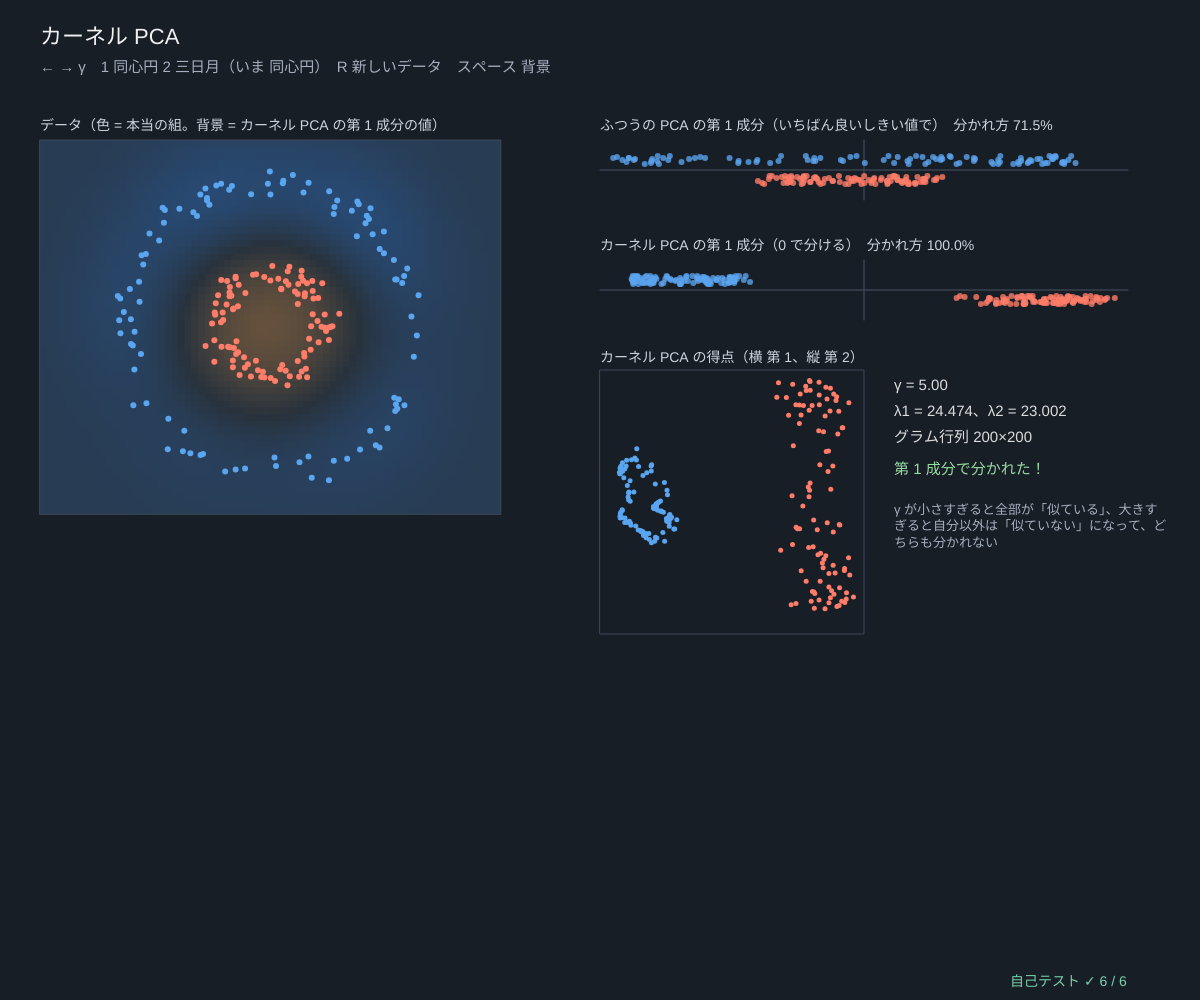
Frame 1 (no input)
Frame 60 (no input): identical to frame 1, image omitted
Frame 120 (the mouse pressed at the canvas centre since frame 60): identical to frame 1, image omitted

The p5.js sketch that drew this single still picture (run headless with seeded random() and noise() and a simulated clock; from frame 60 on, the mouse is pressed at the canvas centre):

// p5.js sketch
// ── sketch.js
// ============================================
// 11 カーネル PCA ─ まっすぐな軸では分けられないデータを、「似ている度」の行列で PCA する
// 同心円（内側と外側）は、どの直線に射影しても混ざってしまう → ふつうの PCA では分かれない
//   RBF カーネル k(x, y) = exp(−γ ‖x − y‖²)（近いほど 1、遠いほど 0）で n×n のグラム行列 K を作り、
//   特徴空間で中心化 Kc = K − 1K − K1 + 1K1 してから固有ベクトル α を求める（部分空間反復法）。第 k 成分の得点 = √λ_k α_k
//   γ がちょうどよいと、第 1 成分だけで内側と外側が分かれる。背景の色 = 平面の各点の第 1 成分の値
// ← → γ（カーネルの幅）/ 1 同心円 2 三日月 / R 新しいデータ / スペース 背景の表示
// ============================================

const NPTS = 200;                      // ★ 点の数（グラム行列は NPTS×NPTS）
let rowMeanK = [], gam = 5, dataKind = 1, seedD = 11, pts = [], labs = [], kp = null, linS = [], bgImg = null, showBg = true, accK = 0, accL = 0;   // ★ gam = γ

function setup() { createCanvas(windowWidth, windowHeight); textWrap(CHAR); pixelDensity(1); selfTest(); rebuild(); }
function rebuild() {
  seedRng(seedD); let D = dataKind === 1 ? makeCircles(NPTS, 0.05) : makeMoons(NPTS, 0.06); pts = D.map((d) => d.p); labs = D.map((d) => d.lab);
  let lin = jacobiEigen(covMatrix(pts)); linS = projectData(pts, colMeans(pts), lin.vecs, 1).map((s) => s[0]);
  recompute();
}
// ★ γ を変えたら計算し直す（毎フレームではなく）
function recompute() {
  kp = kernelPCA(pts, gam, 2); rowMeanK = rbfGram(pts, gam).map((r) => r.reduce((a, b) => a + b, 0) / r.length); accK = signAccuracy(kp.comps[0], labs); accL = splitAccuracy(linS, labs);
  bgImg = makeBg(70, 56);
}
// 新しい点 x の第 1 成分 = Σ_i α_i k~(x, x_i) / √λ（k~ = 中心化したカーネル）
function kpcaScore(x, comp) {
  let n = pts.length, kx = pts.map((p) => Math.exp(-gam * ((p[0] - x[0]) ** 2 + (p[1] - x[1]) ** 2))), mx = kx.reduce((s, v) => s + v, 0) / n;
  let sq = Math.sqrt(Math.max(kp.vals[comp], 1e-300)), s = 0;
  for (let i = 0; i < n; i++) s += (kp.comps[comp][i] / sq) * (kx[i] - mx - rowMeanK[i]);   // k~ = k − (x の行の平均) − (x_i の行の平均) + 全体の平均（最後の項は Σα = 0 で消える）
  return s / sq;
}
function makeBg(gw, gh) {
  let img = createImage(gw, gh), vals = [], m = 1e-9; img.loadPixels();
  for (let j = 0; j < gh; j++) for (let i = 0; i < gw; i++) { let v = kpcaScore([-1.6 + (3.2 * i) / (gw - 1), 1.3 - (2.6 * j) / (gh - 1)], 0); vals.push(v); m = Math.max(m, Math.abs(v)); }
  vals.forEach((v, k) => { let t = clampv(v / m, -1, 1); img.pixels[4 * k] = t > 0 ? 40 + 60 * t : 40; img.pixels[4 * k + 1] = 50 + 30 * Math.abs(t); img.pixels[4 * k + 2] = t < 0 ? 60 - 70 * t : 60; img.pixels[4 * k + 3] = 255; });
  img.updatePixels(); return img;
}
function strip(vals, x, y, w, title, acc) {   // 1 次元に並べて、ラベルの色で
  let m = Math.max(...vals.map(Math.abs), 1e-12);
  stroke(70, 82, 98); strokeWeight(1); line(x, y, x + w, y); line(x + w / 2, y - 30, x + w / 2, y + 30);
  noStroke(); vals.forEach((v, i) => { fill(labs[i] ? color(255, 125, 105, 200) : color(90, 165, 240, 200)); circle(x + w / 2 + (v / m) * (w / 2) * 0.95, y + (labs[i] ? 10 : -10) + ((i * 7) % 9) - 4, 6); });
  fill(205, 212, 222); textSize(14); textAlign(LEFT, BASELINE); text(title + '　分かれ方 ' + fmtN(100 * acc, 1) + '%', x, y - 40);
}

function draw() {
  background(24, 30, 38);
  let s = Math.min(width * 0.12, height * 0.2), cx = 40 + 1.6 * s, cy = 140 + 1.3 * s;
  if (showBg && bgImg) { noSmooth(); image(bgImg, cx - 1.6 * s, cy - 1.3 * s, 3.2 * s, 2.6 * s); smooth(); }
  stroke(60, 72, 88); noFill(); rect(cx - 1.6 * s, cy - 1.3 * s, 3.2 * s, 2.6 * s);
  noStroke(); pts.forEach((p, i) => { fill(labs[i] ? color(255, 125, 105) : color(90, 165, 240)); circle(cx + p[0] * s, cy - p[1] * s, 6); });
  fill(205, 212, 222); textSize(14); textAlign(LEFT, BASELINE); text('データ（色 = 本当の組。背景 = カーネル PCA の第 1 成分の値）', cx - 1.6 * s, cy - 1.3 * s - 10);
  // ---- 1 次元に射影して比べる
  let x = width * 0.5, w = width * 0.44;
  strip(linS, x, 170, w, 'ふつうの PCA の第 1 成分（いちばん良いしきい値で）', accL);
  strip(kp.comps[0], x, 290, w, 'カーネル PCA の第 1 成分（0 で分ける）', accK);
  // ---- カーネル PCA の第 1・第 2 成分
  let g = { x: x, y: 370, w: w * 0.5, h: Math.min(w * 0.5, height - 430) }, m1 = Math.max(...kp.comps[0].map(Math.abs), 1e-12), m2 = Math.max(...kp.comps[1].map(Math.abs), 1e-12);
  stroke(60, 72, 88); noFill(); rect(g.x, g.y, g.w, g.h);
  noStroke(); pts.forEach((_, i) => { fill(labs[i] ? color(255, 125, 105) : color(90, 165, 240)); circle(g.x + g.w / 2 + (kp.comps[0][i] / m1) * g.w * 0.46, g.y + g.h / 2 - (kp.comps[1][i] / m2) * g.h * 0.46, 5); });
  fill(205, 212, 222); textSize(14); text('カーネル PCA の得点（横 第 1、縦 第 2）', g.x, g.y - 8);
  let tx = g.x + g.w + 30; fill(220); textSize(15);
  text('γ = ' + fmtN(gam, 2), tx, g.y + 20);
  text('λ1 = ' + fmtN(kp.vals[0], 3) + '、λ2 = ' + fmtN(kp.vals[1], 3), tx, g.y + 46);
  text('グラム行列 ' + NPTS + '×' + NPTS, tx, g.y + 72);
  fill(accK >= 0.95 ? color(150, 220, 160) : color(255, 225, 140)); text(accK >= 0.95 ? '第 1 成分で分かれた！' : 'まだ分かれない', tx, g.y + 104);
  fill(165, 175, 190); textSize(13); text('γ が小さすぎると全部が「似ている」、大きすぎると自分以外は「似ていない」になって、どちらも分かれない', tx, g.y + 134, width - tx - 30);
  fill(240); textSize(22); textAlign(LEFT, BASELINE); text('カーネル PCA', 40, 44);
  fill(165, 175, 190); textSize(15); text('← → γ　1 同心円 2 三日月（いま ' + (dataKind === 1 ? '同心円' : '三日月') + '）　R 新しいデータ　スペース 背景', 40, 72);
  drawSelfTest(width - 190, height - 14);
}

function keyPressed() {
  if (key === LEFT_ARROW || key === RIGHT_ARROW) { gam = clampv(gam * (key === RIGHT_ARROW ? 1.4 : 1 / 1.4), 0.1, 200); recompute(); }
  if (key === '1' || key === '2') { dataKind = +key; rebuild(); }
  if (key === 'r' || key === 'R') { seedD++; rebuild(); }
  if (key === ' ') showBg = !showBg;
  return false;
}

// ---- 自己テスト
function selfTest() {
  selfTestResults = [];
  seedRng(11); let D = makeCircles(NPTS, 0.05), P = D.map((d) => d.p), L = D.map((d) => d.lab);
  let K = rbfGram(P, 5), Kc = centerGram(K);
  check('RBF のグラム行列：対角 = 1、成分は 0〜1、対称', K.every((r, i) => near(r[i], 1, 1e-15) && r.every((v, j) => v > 0 && v <= 1 && v === K[j][i])));
  check('中心化したグラム行列は行の和も列の和も 0（1e-12）', Kc.every((r) => Math.abs(r.reduce((s, v) => s + v, 0)) < 1e-12));
  let r = kernelPCA(P, 5, 2);
  check('Kc α = λ α（成分 1・2、1e-8 × λ1）', [0, 1].every((c) => { let a = unitv(r.comps[c]), Ka = matVec(r.Kc, a); return Ka.every((v, i) => Math.abs(v - r.vals[c] * a[i]) < 1e-8 * r.vals[0]); }));
  kp = r; pts = P; gam = 5; rowMeanK = K.map((row) => row.reduce((a, b) => a + b, 0) / row.length);
  check('新しい点の式で学習した点を計算すると、得点 √λ α と一致', P.slice(0, 20).every((p, i) => near(kpcaScore(p, 0), r.comps[0][i], 1e-8)));
  let lin = jacobiEigen(covMatrix(P)), ls = projectData(P, colMeans(P), lin.vecs, 1).map((s) => s[0]);
  check('同心円（γ = 5）：カーネル PCA の第 1 成分の符号で 95% 以上を正しく分ける', signAccuracy(r.comps[0], L) >= 0.95);
  check('同心円：ふつうの PCA の第 1 成分は、いちばん良いしきい値でも 80% 未満', splitAccuracy(ls, L) < 0.8);
  reportSelfTest();
}

// ---------- やってみよう ----------
// 1. ← → で γ を変えて、第 1 成分で分かれる範囲を探そう。小さすぎ・大きすぎると何が起きる？
// 2. 背景の色の境目は、どんな形？（円になっていれば成功）
// 3. 2 で三日月にすると、第 1 成分だけでは分かれにくい。第 2 成分も見ると？
// 4. カーネルを k(x, y) = (x·y)² にすると、同心円は分かれる？（rbfGram を書きかえて試そう）
// 5. 点の数を 2 倍にすると、計算時間はどれくらい増える？（グラム行列は n×n）

// ==================================================
// ここから下は「主成分分析の道具」（中身は読まなくても OK。消さないでね）
// ==================================================
// ---- 数の表示と安全のための道具
function clampv(v, a, b) { return v < a ? a : v > b ? b : v; }
function fin(v, fb) { return typeof v === 'number' && isFinite(v) ? v : fb === undefined ? 0 : fb; }   // NaN・∞ を fb に
function fmtN(v, d) {                                                  // 数を小数 d 桁で（NaN は「?」）
  if (typeof v !== 'number' || !isFinite(v)) return '?';
  let s = v.toFixed(d === undefined ? 2 : d);
  return /^-0(\.0*)?$/.test(s) ? s.slice(1) : s;
}
function fmtVec(v, d) { return '(' + v.map((x) => fmtN(x, d)).join(', ') + ')'; }
// ---- 種つきの乱数（同じ種なら毎回同じ列）
let rngState = 1;
function seedRng(s) { rngState = (s >>> 0) || 1; }
function rnd() {                       // 0〜1 の一様乱数（mulberry32）
  rngState = (rngState + 0x6d2b79f5) >>> 0;
  let t = rngState;
  t = Math.imul(t ^ (t >>> 15), t | 1);
  t ^= t + Math.imul(t ^ (t >>> 7), t | 61);
  return ((t ^ (t >>> 14)) >>> 0) / 4294967296;
}
function rndRange(a, b) { return a + (b - a) * rnd(); }
function gaussRnd() {                  // 標準正規分布（ボックス-ミュラー法）
  let u = Math.max(1e-12, rnd()), v = rnd();
  return Math.sqrt(-2 * Math.log(u)) * Math.cos(2 * Math.PI * v);
}
// ---- 行列の道具。データ X は「n 行 × d 列」（1 行 = 1 個のデータ）、ベクトルは配列
function zerosMat(n, m) { return Array.from({ length: n }, () => new Array(m).fill(0)); }
function eyeMat(n) { let I = zerosMat(n, n); for (let i = 0; i < n; i++) I[i][i] = 1; return I; }
function matT(A) { return A[0].map((_, j) => A.map((r) => r[j])); }
function matMul(A, B) {
  let n = A.length, q = B.length, m = B[0].length, C = zerosMat(n, m);
  for (let i = 0; i < n; i++) for (let k = 0; k < q; k++) { let a = A[i][k]; if (a === 0) continue; for (let j = 0; j < m; j++) C[i][j] += a * B[k][j]; }
  return C;
}
function matVec(A, x) { return A.map((r) => dotv(r, x)); }
function dotv(a, b) { let s = 0; for (let i = 0; i < a.length; i++) s += a[i] * b[i]; return s; }
function vlen(a) { return Math.sqrt(dotv(a, a)); }
function unitv(a) { let L = vlen(a); return L > 1e-300 ? a.map((x) => x / L) : a.map((_, i) => (i === 0 ? 1 : 0)); }
function maxAbsDiff(A, B) { let m = 0; for (let i = 0; i < A.length; i++) for (let j = 0; j < A[i].length; j++) m = Math.max(m, Math.abs(A[i][j] - B[i][j])); return m; }
function colMeans(X) {                 // 平均ベクトル（列ごとの平均）
  let d = X[0].length, mu = new Array(d).fill(0);
  for (let r of X) for (let j = 0; j < d; j++) mu[j] += r[j];
  return mu.map((s) => s / Math.max(1, X.length));
}
function centerCols(X, mu) { return X.map((r) => r.map((v, j) => v - mu[j])); }   // 平均を引く（中心化）
// ★ 共分散行列 C = Xcᵀ Xc / (n − 1)（n − 1 で割る「不偏」の約束。点が 1 個以下ならゼロ行列）
function covMatrix(X) {
  let n = X.length, d = X[0].length, mu = colMeans(X), C = zerosMat(d, d);
  if (n < 2) return C;
  for (let r of X) for (let i = 0; i < d; i++) { let a = r[i] - mu[i]; for (let j = i; j < d; j++) C[i][j] += a * (r[j] - mu[j]); }
  for (let i = 0; i < d; i++) for (let j = i; j < d; j++) { C[i][j] /= n - 1; C[j][i] = C[i][j]; }
  return C;
}
// ★ ヤコビ法（対称行列の固有値分解）：非対角を 1 つずつ回転で 0 にしていく。d ≤ 64 くらいまで
// 戻り値 vals = 固有値（大きい順）、vecs[k] = k 番目の固有ベクトル（長さ 1、いちばん大きい成分を正に）
function jacobiEigen(C, maxSweeps) {
  let d = C.length, A = C.map((r) => r.slice()), V = eyeMat(d);
  for (let sw = 0; sw < (maxSweeps || 80); sw++) {
    let off = 0, tot = 0;
    for (let i = 0; i < d; i++) for (let j = 0; j < d; j++) { let a = A[i][j] * A[i][j]; tot += a; if (i !== j) off += a; }
    if (!(off > 1e-30 * tot)) break;
    for (let p = 0; p < d - 1; p++) for (let q = p + 1; q < d; q++) {
      let apq = A[p][q];
      if (Math.abs(apq) < 1e-300) continue;
      let th = (A[q][q] - A[p][p]) / (2 * apq);
      let t = th === 0 ? 1 : Math.sign(th) / (Math.abs(th) + Math.sqrt(th * th + 1));
      let c = 1 / Math.sqrt(t * t + 1), s = t * c;
      for (let k = 0; k < d; k++) { let akp = A[k][p], akq = A[k][q]; A[k][p] = c * akp - s * akq; A[k][q] = s * akp + c * akq; }
      for (let k = 0; k < d; k++) { let apk = A[p][k], aqk = A[q][k]; A[p][k] = c * apk - s * aqk; A[q][k] = s * apk + c * aqk; }
      for (let k = 0; k < d; k++) { let vkp = V[k][p], vkq = V[k][q]; V[k][p] = c * vkp - s * vkq; V[k][q] = s * vkp + c * vkq; }
    }
  }
  let idx = Array.from({ length: d }, (_, i) => i).sort((a, b) => A[b][b] - A[a][a]);
  let vecs = idx.map((k) => { let v = V.map((r) => r[k]), big = 0; for (let i = 0; i < d; i++) if (Math.abs(v[i]) > Math.abs(v[big]) + 1e-12) big = i; return v[big] < 0 ? v.map((x) => -x) : v; });
  return { vals: idx.map((k) => A[k][k]), vecs };
}
function traceOf(C) { let s = 0; for (let i = 0; i < C.length; i++) s += C[i][i]; return s; }
// C V = V Λ の残り（いちばん大きいずれ）と、固有ベクトルどうしの直交のずれ
function eigResidual(C, eg) { let m = 0; eg.vecs.forEach((v, k) => { let Cv = matVec(C, v); for (let i = 0; i < v.length; i++) m = Math.max(m, Math.abs(Cv[i] - eg.vals[k] * v[i])); }); return m; }
function orthoError(vecs) { let m = 0; for (let a = 0; a < vecs.length; a++) for (let b = 0; b < vecs.length; b++) m = Math.max(m, Math.abs(dotv(vecs[a], vecs[b]) - (a === b ? 1 : 0))); return m; }
// 射影（主成分得点）と復元：score = (x − μ)·v_k、x_hat = μ + Σ score_k v_k（k 個まで）
function projectData(X, mu, vecs, k) { return X.map((r) => vecs.slice(0, k).map((v) => { let s = 0; for (let j = 0; j < r.length; j++) s += (r[j] - mu[j]) * v[j]; return s; })); }
function reconstructRow(score, mu, vecs) { let x = mu.slice(); score.forEach((s, k) => { for (let j = 0; j < x.length; j++) x[j] += s * vecs[k][j]; }); return x; }
function angleBetween(u, v) {          // 向きのちがい（符号は無視、0〜90°）。小さい角も正確に：atan2(‖v − (v·u)u‖, |v·u|)
  let a = unitv(u), b = unitv(v), c = dotv(a, b), r = 0; for (let i = 0; i < a.length; i++) r += (b[i] - c * a[i]) ** 2;
  return (Math.atan2(Math.sqrt(r), Math.abs(c)) * 180) / Math.PI;
}
function corrOf(a, b) {                // 相関係数
  let n = a.length, ma = a.reduce((s, v) => s + v, 0) / n, mb = b.reduce((s, v) => s + v, 0) / n, sab = 0, saa = 0, sbb = 0;
  for (let i = 0; i < n; i++) { sab += (a[i] - ma) * (b[i] - mb); saa += (a[i] - ma) ** 2; sbb += (b[i] - mb) ** 2; }
  return saa > 0 && sbb > 0 ? sab / Math.sqrt(saa * sbb) : 0;
}
// ★ 大きいほうから k 個の固有ベクトルだけを求める「部分空間反復法」（べき乗法を k 本まとめて回し、毎回直交化）
// applyM(v) = M v を返す関数（M を作らなくてよい）。最後に k×k の小さい行列をヤコビ法で（レイリー-リッツ）
function orthonormalize(Q) {           // グラム-シュミット（修正版）
  for (let a = 0; a < Q.length; a++) {
    for (let b = 0; b < a; b++) { let p = dotv(Q[a], Q[b]); for (let i = 0; i < Q[a].length; i++) Q[a][i] -= p * Q[b][i]; }
    let L = vlen(Q[a]);
    if (L < 1e-12) { Q[a] = Q[a].map(() => gaussRnd()); a--; continue; }
    for (let i = 0; i < Q[a].length; i++) Q[a][i] /= L;
  }
  return Q;
}
function subspaceEigen(applyM, dim, k, iters, tol) {
  let Q = orthonormalize(Array.from({ length: k }, () => Array.from({ length: dim }, () => gaussRnd())));
  for (let it = 0; it < iters; it++) {
    let Z = orthonormalize(Q.map((q) => applyM(q)));
    let diff = 0; for (let a = 0; a < k; a++) diff = Math.max(diff, 1 - Math.abs(dotv(Z[a], Q[a])));
    Q = Z; if (tol && diff < tol && it > 5) break;
  }
  let MQ = Q.map((q) => applyM(q)), T = Q.map((qa) => MQ.map((mb) => dotv(qa, mb)));
  for (let a = 0; a < k; a++) for (let b = 0; b < a; b++) T[a][b] = T[b][a] = (T[a][b] + T[b][a]) / 2;
  let eg = jacobiEigen(T);
  let vecs = eg.vecs.map((w) => { let v = new Array(dim).fill(0); w.forEach((c, a) => { for (let i = 0; i < dim; i++) v[i] += c * Q[a][i]; }); let big = 0; for (let i = 0; i < dim; i++) if (Math.abs(v[i]) > Math.abs(v[big]) + 1e-12) big = i; return v[big] < 0 ? v.map((x) => -x) : v; });
  return { vals: eg.vals, vecs };
}
// ★ 次元 d が点の数 n より大きいとき：グラム行列 G = Xc Xcᵀ / (n − 1)（n×n）の固有ベクトル u から
// 主成分 v = Xcᵀ u / ‖Xcᵀ u‖ を作る（G と C は 0 でない固有値が同じ）。u は部分空間反復法で上から k 個
function pcaGram(Xc, k, iters) {
  let n = Xc.length, d = Xc[0].length;
  let G = Xc.map((a) => Xc.map((b) => dotv(a, b) / Math.max(1, n - 1)));
  let eg = subspaceEigen((u) => matVec(G, u), n, Math.min(k + 2, n), iters || 120, 1e-13);   // 2 本多めに回すと k 本目までの収束が速い
  let vecs = eg.vecs.slice(0, k).map((u) => { let v = new Array(d).fill(0); for (let i = 0; i < n; i++) for (let j = 0; j < d; j++) v[j] += u[i] * Xc[i][j]; return unitv(v); });
  return { vals: eg.vals.slice(0, k).map((l) => Math.max(0, l)), vecs, gramTrace: traceOf(G) };
}
// ---- カーネル PCA：K_ij = exp(−γ ‖x_i − x_j‖²) を「特徴空間で中心化」して固有ベクトル α を求める
function rbfGram(P, gam) { return P.map((a) => P.map((b) => { let s = 0; for (let j = 0; j < a.length; j++) s += (a[j] - b[j]) ** 2; return Math.exp(-gam * s); })); }
function centerGram(K) {               // Kc = K − 1K − K1 + 1K1（1 = すべて 1/n の行列）
  let n = K.length, rm = K.map((r) => r.reduce((s, v) => s + v, 0) / n), all = rm.reduce((s, v) => s + v, 0) / n;
  return K.map((r, i) => r.map((v, j) => v - rm[i] - rm[j] + all));
}
// 第 k 成分の得点 = Kc α_k / √λ_k = √λ_k α_k（α_k は長さ 1 の固有ベクトル）
function kernelPCA(P, gam, k) {
  let Kc = centerGram(rbfGram(P, gam)), eg = subspaceEigen((a) => matVec(Kc, a), P.length, k + 2, 400, 1e-14);
  let comps = eg.vecs.slice(0, k).map((a, c) => a.map((x) => x * Math.sqrt(Math.max(0, eg.vals[c]))));
  return { vals: eg.vals.slice(0, k), comps, Kc };
}
// ---- 「普通の PCA では分かれない」データ：同心円と 2 つの三日月（ラベルつき）
function makeCircles(n, noise) { return Array.from({ length: n }, (_, i) => { let lab = i % 2, r = lab ? 0.35 : 1, t = rnd() * 2 * Math.PI; return { p: [r * Math.cos(t) + noise * gaussRnd(), r * Math.sin(t) + noise * gaussRnd()], lab }; }); }
function makeMoons(n, noise) { return Array.from({ length: n }, (_, i) => { let lab = i % 2, t = rnd() * Math.PI; let p = lab ? [1 - Math.cos(t), 0.5 - Math.sin(t)] : [Math.cos(t), Math.sin(t)]; return { p: [p[0] - 0.5 + noise * gaussRnd(), p[1] - 0.25 + noise * gaussRnd()], lab }; }); }
// 1 次元の値で 2 つのラベルをどれだけ分けられるか：いちばん良いしきい値での正解率（0.5〜1）
function splitAccuracy(vals, labs) {
  let idx = vals.map((v, i) => i).sort((a, b) => vals[a] - vals[b]), n = vals.length, tot1 = labs.reduce((s, l) => s + l, 0), c1 = 0, best = 0;
  for (let k = 0; k <= n; k++) { if (k > 0) c1 += labs[idx[k - 1]]; let acc = (k - c1 + (tot1 - c1)) / n; best = Math.max(best, acc, 1 - acc); }
  return best;
}
function signAccuracy(vals, labs) { let a = vals.filter((v, i) => (v > 0 ? 1 : 0) === labs[i]).length / vals.length; return Math.max(a, 1 - a); }
// ---- 自己テストの道具
let selfTestResults = [];
function check(name, cond) { selfTestResults.push({ name, ok: !!cond }); }
function near(a, b, tol) { return a !== null && a !== undefined && isFinite(a) && Math.abs(a - b) <= (tol === undefined ? 1e-9 : tol); }
function noNaN(v) { return Array.isArray(v) ? v.every(noNaN) : !(typeof v === 'number' && !isFinite(v)); }
function reportSelfTest() { for (let r of selfTestResults) (r.ok ? console.log : console.error)((r.ok ? '✓ ' : '✗ ') + r.name); }
function selfTestLine() { let n = selfTestResults.filter((r) => r.ok).length; return '自己テスト ' + (n === selfTestResults.length && n > 0 ? '✓ ' : '✗ ') + n + ' / ' + selfTestResults.length; }
function selfTestOk() { return selfTestResults.length > 0 && selfTestResults.every((r) => r.ok); }
function drawSelfTest(x, y) { noStroke(); fill(selfTestOk() ? color(120, 210, 170) : color(255, 90, 90)); textSize(14); textAlign(LEFT, BASELINE); text(selfTestLine(), x, y); }
